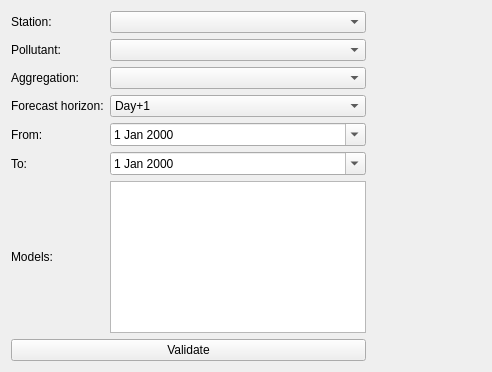
<?xml version="1.0" encoding="UTF-8"?>
<ui version="4.0">
 <class>OpaqValidation</class>
 <widget class="QWidget" name="OpaqValidation">
  <property name="geometry">
   <rect>
    <x>0</x>
    <y>0</y>
    <width>492</width>
    <height>372</height>
   </rect>
  </property>
  <property name="windowTitle">
   <string>Form</string>
  </property>
  <layout class="QHBoxLayout" name="horizontalLayout_2">
   <item>
    <layout class="QHBoxLayout" name="horizontalLayout">
     <item>
      <layout class="QGridLayout" name="gridLayout">
       <item row="7" column="1">
        <widget class="QListWidget" name="modelsListWidget"/>
       </item>
       <item row="7" column="0">
        <widget class="QLabel" name="modelsLabel">
         <property name="text">
          <string>Models:</string>
         </property>
        </widget>
       </item>
       <item row="6" column="1">
        <widget class="QDateEdit" name="toDateEdit">
         <property name="calendarPopup">
          <bool>true</bool>
         </property>
        </widget>
       </item>
       <item row="6" column="0">
        <widget class="QLabel" name="toLabel">
         <property name="text">
          <string>To:</string>
         </property>
        </widget>
       </item>
       <item row="5" column="1">
        <widget class="QDateEdit" name="fromDateEdit">
         <property name="calendarPopup">
          <bool>true</bool>
         </property>
        </widget>
       </item>
       <item row="5" column="0">
        <widget class="QLabel" name="fromLabel">
         <property name="text">
          <string>From:</string>
         </property>
        </widget>
       </item>
       <item row="4" column="1">
        <widget class="QComboBox" name="forecastHorizonComboBox">
         <property name="currentIndex">
          <number>0</number>
         </property>
         <item>
          <property name="text">
           <string>Day+1</string>
          </property>
         </item>
         <item>
          <property name="text">
           <string>Day+2</string>
          </property>
         </item>
         <item>
          <property name="text">
           <string>Day+3</string>
          </property>
         </item>
         <item>
          <property name="text">
           <string>Day+4</string>
          </property>
         </item>
        </widget>
       </item>
       <item row="4" column="0">
        <widget class="QLabel" name="forecastHorizonLabel">
         <property name="text">
          <string>Forecast horizon:</string>
         </property>
        </widget>
       </item>
       <item row="3" column="1">
        <widget class="QComboBox" name="aggregationComboBox"/>
       </item>
       <item row="3" column="0">
        <widget class="QLabel" name="aggregationLabel">
         <property name="text">
          <string>Aggregation:</string>
         </property>
        </widget>
       </item>
       <item row="2" column="1">
        <widget class="QComboBox" name="pollutantComboBox"/>
       </item>
       <item row="2" column="0">
        <widget class="QLabel" name="pollutantLabel">
         <property name="text">
          <string>Pollutant:</string>
         </property>
        </widget>
       </item>
       <item row="1" column="1">
        <widget class="QComboBox" name="stationComboBox"/>
       </item>
       <item row="1" column="0">
        <widget class="QLabel" name="stationLabel">
         <property name="text">
          <string>Station:</string>
         </property>
        </widget>
       </item>
       <item row="8" column="0" colspan="2">
        <widget class="QPushButton" name="validateButton">
         <property name="text">
          <string>Validate</string>
         </property>
        </widget>
       </item>
      </layout>
     </item>
    </layout>
   </item>
   <item>
    <layout class="QGridLayout" name="gridLayout_3">
     <item row="1" column="0">
      <widget class="opaq::ValidationLineView" name="lineView" native="true">
       <property name="sizePolicy">
        <sizepolicy hsizetype="Expanding" vsizetype="Expanding">
         <horstretch>0</horstretch>
         <verstretch>0</verstretch>
        </sizepolicy>
       </property>
      </widget>
     </item>
     <item row="0" column="0">
      <widget class="opaq::ValidationScatterView" name="scatterView" native="true">
       <property name="sizePolicy">
        <sizepolicy hsizetype="Expanding" vsizetype="Expanding">
         <horstretch>0</horstretch>
         <verstretch>0</verstretch>
        </sizepolicy>
       </property>
      </widget>
     </item>
    </layout>
   </item>
  </layout>
 </widget>
 <customwidgets>
  <customwidget>
   <class>opaq::ValidationScatterView</class>
   <extends>QWidget</extends>
   <header>validationscatterview.h</header>
   <container>1</container>
  </customwidget>
  <customwidget>
   <class>opaq::ValidationLineView</class>
   <extends>QWidget</extends>
   <header>validationlineview.h</header>
   <container>1</container>
  </customwidget>
 </customwidgets>
 <tabstops>
  <tabstop>stationComboBox</tabstop>
  <tabstop>pollutantComboBox</tabstop>
  <tabstop>aggregationComboBox</tabstop>
  <tabstop>forecastHorizonComboBox</tabstop>
  <tabstop>fromDateEdit</tabstop>
  <tabstop>toDateEdit</tabstop>
  <tabstop>modelsListWidget</tabstop>
  <tabstop>validateButton</tabstop>
 </tabstops>
 <resources/>
 <connections/>
</ui>
